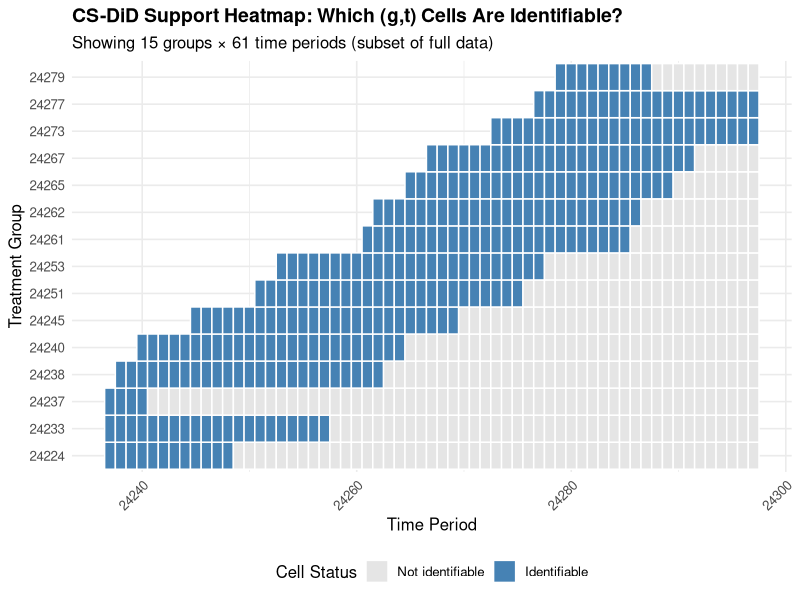
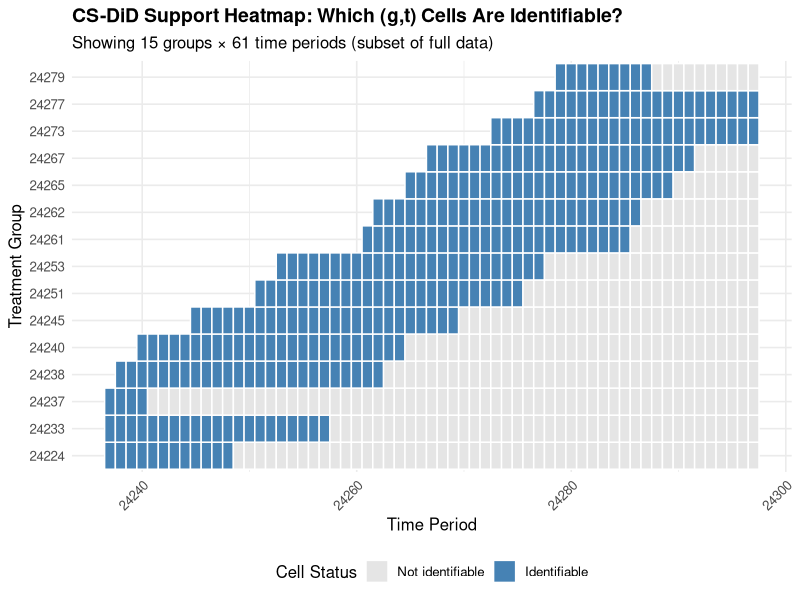
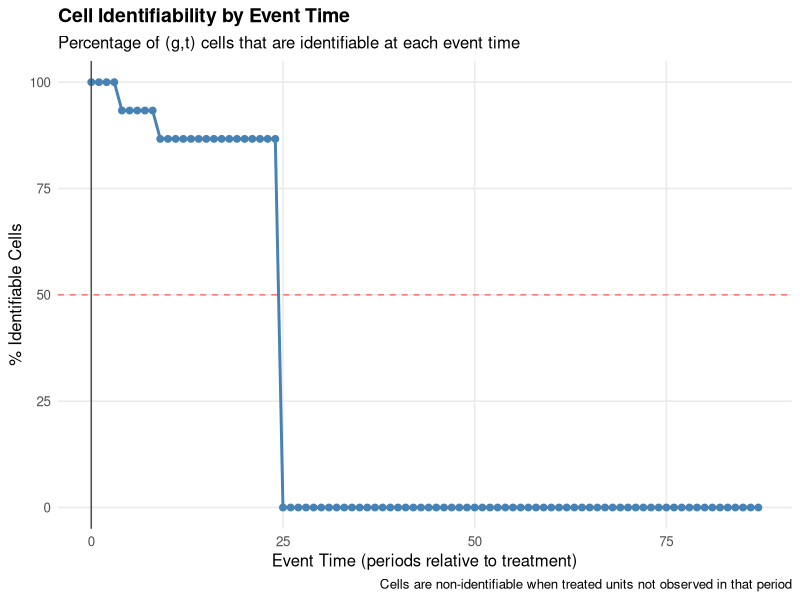
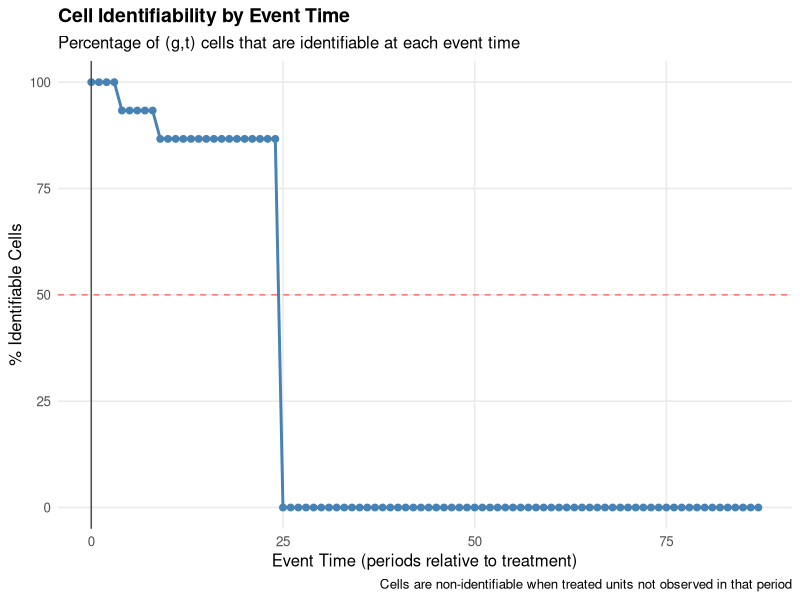
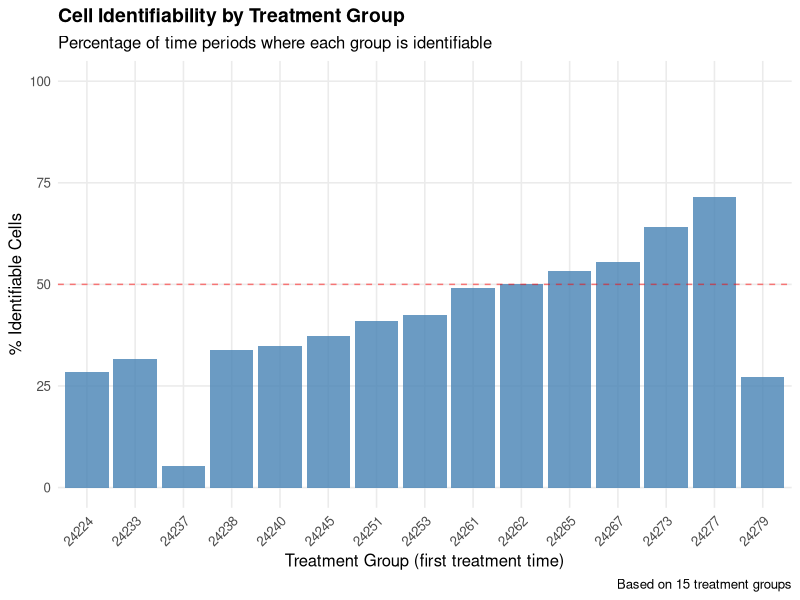
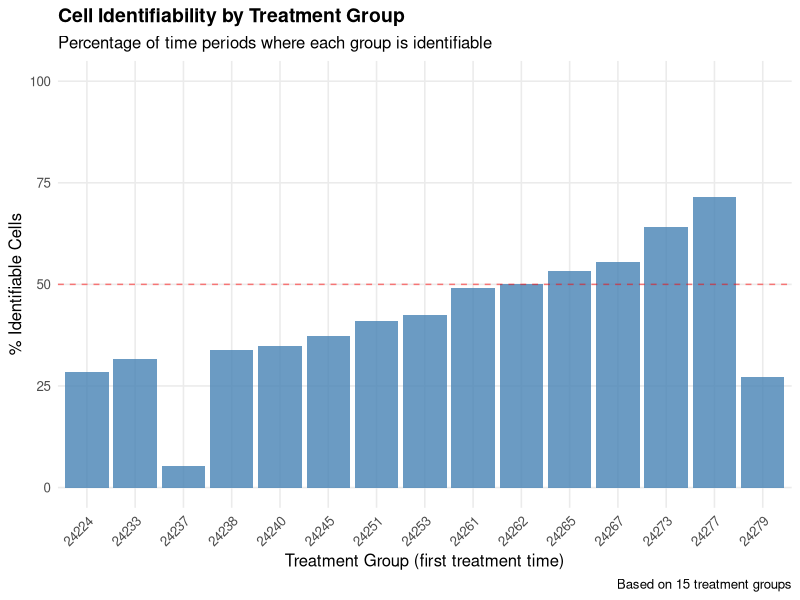
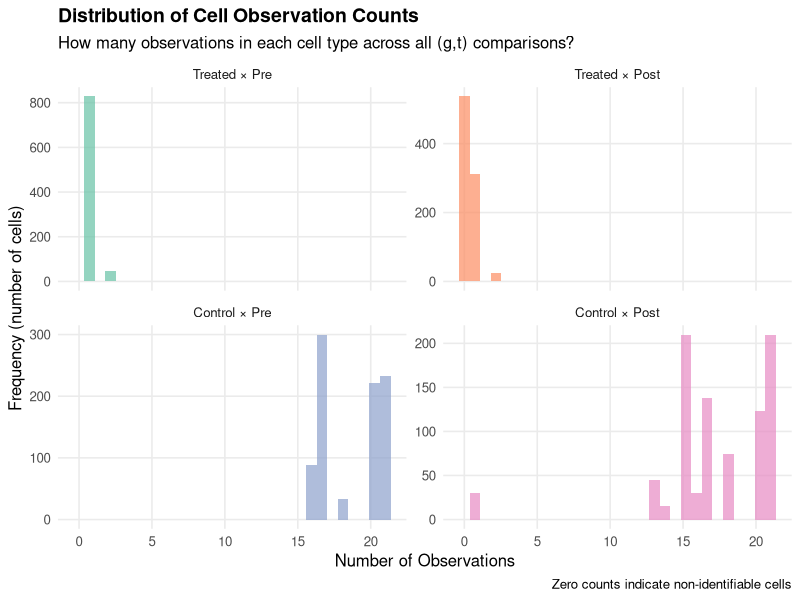
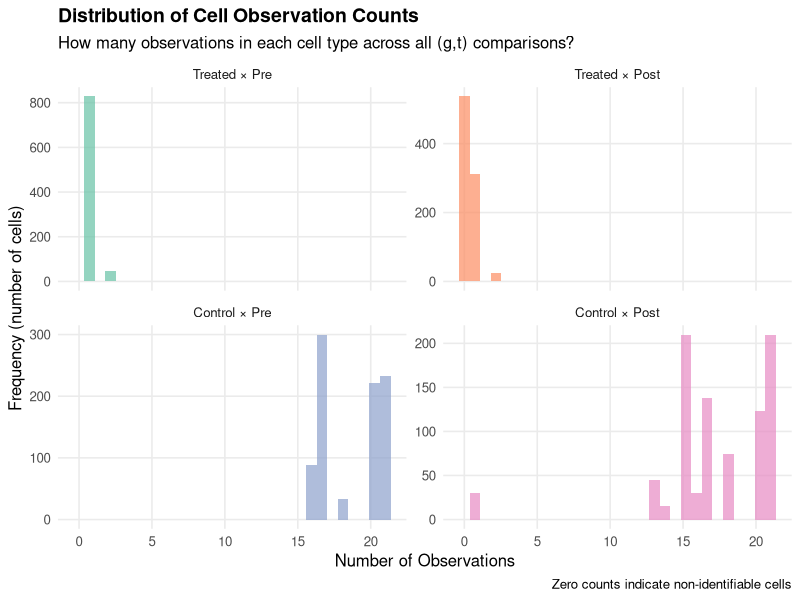

Generate these figures, in order, with R:
#!/usr/bin/env Rscript
################################################################################
# generate_support_plots.R
#
# Generate plots from existing support diagnostics (no CS-DiD estimation needed)
################################################################################

library(dplyr)
library(ggplot2)

cat("Generating plots from existing support diagnostics...\n\n")

# Load support diagnostics
support <- read.csv("output/csdid_debug/support_diagnostics_full.csv")

cat(sprintf("Loaded %d (g,t) cells\n", nrow(support)))
cat(sprintf("  Identifiable: %d (%.1f%%)\n",
            sum(support$identifiable),
            100 * mean(support$identifiable)))
cat(sprintf("  Non-identifiable: %d (%.1f%%)\n\n",
            sum(!support$identifiable),
            100 * mean(!support$identifiable)))

# Create output directory
dir.create("output/csdid_plots", showWarnings = FALSE, recursive = TRUE)

# ========================================================================
# Plot 1: Support Heatmap
# ========================================================================

cat("Creating support heatmap...\n")

# Select reasonable subset for visualization
groups <- sort(unique(support$g))
times <- sort(unique(support$t))

# Take first 15 groups and middle 60 time periods for visibility
g_subset <- groups[1:min(15, length(groups))]
t_mid <- length(times) %/% 2
t_subset <- times[max(1, t_mid - 30):min(length(times), t_mid + 30)]

support_viz <- support %>%
  filter(g %in% g_subset, t %in% t_subset)

p1 <- ggplot(support_viz, aes(x = t, y = factor(g), fill = identifiable)) +
  geom_tile(color = "white", linewidth = 0.5) +
  scale_fill_manual(
    values = c("TRUE" = "steelblue", "FALSE" = "gray90"),
    labels = c("TRUE" = "Identifiable", "FALSE" = "Not identifiable"),
    name = "Cell Status"
  ) +
  labs(
    title = "CS-DiD Support Heatmap: Which (g,t) Cells Are Identifiable?",
    subtitle = sprintf("Showing %d groups × %d time periods (subset of full data)",
                      length(g_subset), length(t_subset)),
    x = "Time Period",
    y = "Treatment Group"
  ) +
  theme_minimal(base_size = 12) +
  theme(
    plot.title = element_text(face = "bold", size = 14),
    axis.text.x = element_text(angle = 45, hjust = 1),
    legend.position = "bottom"
  )

ggsave("output/csdid_plots/support_heatmap.pdf", p1, width = 12, height = 8)
ggsave("output/csdid_plots/support_heatmap.png", p1, width = 12, height = 8, dpi = 300)
cat("  ✓ Saved: output/csdid_plots/support_heatmap.pdf\n")
cat("  ✓ Saved: output/csdid_plots/support_heatmap.png\n\n")

# ========================================================================
# Plot 2: Identifiability by Event Time
# ========================================================================

cat("Creating identifiability by event time plot...\n")

support_by_event <- support %>%
  mutate(event_time = t - g) %>%
  group_by(event_time) %>%
  summarise(
    n_total = n(),
    n_identifiable = sum(identifiable),
    pct_identifiable = 100 * mean(identifiable),
    .groups = "drop"
  ) %>%
  arrange(event_time)

p2 <- ggplot(support_by_event, aes(x = event_time, y = pct_identifiable)) +
  geom_line(color = "steelblue", linewidth = 1) +
  geom_point(color = "steelblue", size = 2) +
  geom_hline(yintercept = 50, linetype = "dashed", color = "red", alpha = 0.5) +
  geom_vline(xintercept = 0, linetype = "solid", color = "gray30", linewidth = 0.5) +
  scale_y_continuous(limits = c(0, 100), breaks = seq(0, 100, 25)) +
  labs(
    title = "Cell Identifiability by Event Time",
    subtitle = "Percentage of (g,t) cells that are identifiable at each event time",
    x = "Event Time (periods relative to treatment)",
    y = "% Identifiable Cells",
    caption = "Cells are non-identifiable when treated units not observed in that period"
  ) +
  theme_minimal(base_size = 12) +
  theme(
    plot.title = element_text(face = "bold", size = 14),
    panel.grid.minor = element_blank()
  )

ggsave("output/csdid_plots/identifiability_by_event_time.pdf", p2, width = 10, height = 6)
ggsave("output/csdid_plots/identifiability_by_event_time.png", p2, width = 10, height = 6, dpi = 300)
cat("  ✓ Saved: output/csdid_plots/identifiability_by_event_time.pdf\n")
cat("  ✓ Saved: output/csdid_plots/identifiability_by_event_time.png\n\n")

# ========================================================================
# Plot 3: Identifiability by Treatment Group
# ========================================================================

cat("Creating identifiability by group plot...\n")

support_by_group <- support %>%
  group_by(g) %>%
  summarise(
    n_total = n(),
    n_identifiable = sum(identifiable),
    pct_identifiable = 100 * mean(identifiable),
    .groups = "drop"
  ) %>%
  arrange(g)

p3 <- ggplot(support_by_group, aes(x = factor(g), y = pct_identifiable)) +
  geom_col(fill = "steelblue", alpha = 0.8) +
  geom_hline(yintercept = 50, linetype = "dashed", color = "red", alpha = 0.5) +
  scale_y_continuous(limits = c(0, 100), breaks = seq(0, 100, 25)) +
  labs(
    title = "Cell Identifiability by Treatment Group",
    subtitle = "Percentage of time periods where each group is identifiable",
    x = "Treatment Group (first treatment time)",
    y = "% Identifiable Cells",
    caption = sprintf("Based on %d treatment groups", nrow(support_by_group))
  ) +
  theme_minimal(base_size = 12) +
  theme(
    plot.title = element_text(face = "bold", size = 14),
    axis.text.x = element_text(angle = 45, hjust = 1),
    panel.grid.minor = element_blank()
  )

ggsave("output/csdid_plots/identifiability_by_group.pdf", p3, width = 10, height = 6)
ggsave("output/csdid_plots/identifiability_by_group.png", p3, width = 10, height = 6, dpi = 300)
cat("  ✓ Saved: output/csdid_plots/identifiability_by_group.pdf\n")
cat("  ✓ Saved: output/csdid_plots/identifiability_by_group.png\n\n")

# ========================================================================
# Plot 4: Cell Counts Distribution
# ========================================================================

cat("Creating cell counts distribution plot...\n")

support_long <- support %>%
  select(g, t, identifiable, n_treat_pre, n_treat_post, n_control_pre, n_control_post) %>%
  tidyr::pivot_longer(
    cols = c(n_treat_pre, n_treat_post, n_control_pre, n_control_post),
    names_to = "cell_type",
    values_to = "n_obs"
  ) %>%
  mutate(
    cell_type = factor(cell_type,
                      levels = c("n_treat_pre", "n_treat_post", "n_control_pre", "n_control_post"),
                      labels = c("Treated × Pre", "Treated × Post", "Control × Pre", "Control × Post"))
  )

p4 <- ggplot(support_long, aes(x = n_obs, fill = cell_type)) +
  geom_histogram(bins = 30, alpha = 0.7, position = "identity") +
  facet_wrap(~ cell_type, scales = "free_y") +
  scale_fill_brewer(palette = "Set2") +
  labs(
    title = "Distribution of Cell Observation Counts",
    subtitle = "How many observations in each cell type across all (g,t) comparisons?",
    x = "Number of Observations",
    y = "Frequency (number of cells)",
    caption = "Zero counts indicate non-identifiable cells"
  ) +
  theme_minimal(base_size = 12) +
  theme(
    plot.title = element_text(face = "bold", size = 14),
    legend.position = "none",
    panel.grid.minor = element_blank()
  )

ggsave("output/csdid_plots/cell_counts_distribution.pdf", p4, width = 12, height = 8)
ggsave("output/csdid_plots/cell_counts_distribution.png", p4, width = 12, height = 8, dpi = 300)
cat("  ✓ Saved: output/csdid_plots/cell_counts_distribution.pdf\n")
cat("  ✓ Saved: output/csdid_plots/cell_counts_distribution.png\n\n")

# ========================================================================
# Summary Statistics Table
# ========================================================================

cat("Creating summary statistics table...\n")

summary_stats <- data.frame(
  Metric = c(
    "Total (g,t) cells",
    "Identifiable cells",
    "Non-identifiable cells",
    "Treatment groups",
    "Time periods",
    "Min event time",
    "Max event time"
  ),
  Value = c(
    nrow(support),
    sum(support$identifiable),
    sum(!support$identifiable),
    length(unique(support$g)),
    length(unique(support$t)),
    min(support$t - support$g),
    max(support$t - support$g)
  ),
  Percentage = c(
    100,
    100 * mean(support$identifiable),
    100 * mean(!support$identifiable),
    NA, NA, NA, NA
  )
)

write.csv(summary_stats, "output/csdid_plots/summary_statistics.csv", row.names = FALSE)
cat("  ✓ Saved: output/csdid_plots/summary_statistics.csv\n\n")

# Reason breakdown
reason_summary <- support %>%
  filter(!identifiable) %>%
  count(reason) %>%
  arrange(desc(n)) %>%
  mutate(percentage = 100 * n / sum(n))

write.csv(reason_summary, "output/csdid_plots/non_identifiable_reasons.csv", row.names = FALSE)
cat("  ✓ Saved: output/csdid_plots/non_identifiable_reasons.csv\n\n")

# ========================================================================
# Summary
# ========================================================================

cat("========================================================================\n")
cat("PLOTS GENERATED SUCCESSFULLY\n")
cat("========================================================================\n\n")

cat("Output directory: output/csdid_plots/\n\n")

cat("Files created:\n")
cat("  PDF plots (publication quality):\n")
cat("    - support_heatmap.pdf\n")
cat("    - identifiability_by_event_time.pdf\n")
cat("    - identifiability_by_group.pdf\n")
cat("    - cell_counts_distribution.pdf\n\n")

cat("  PNG plots (for presentations/slides):\n")
cat("    - support_heatmap.png\n")
cat("    - identifiability_by_event_time.png\n")
cat("    - identifiability_by_group.png\n")
cat("    - cell_counts_distribution.png\n\n")

cat("  Tables:\n")
cat("    - summary_statistics.csv\n")
cat("    - non_identifiable_reasons.csv\n\n")

cat("View plots:\n")
cat("  open output/csdid_plots/support_heatmap.pdf\n")
cat("  open output/csdid_plots/identifiability_by_event_time.pdf\n\n")

cat("========================================================================\n")
